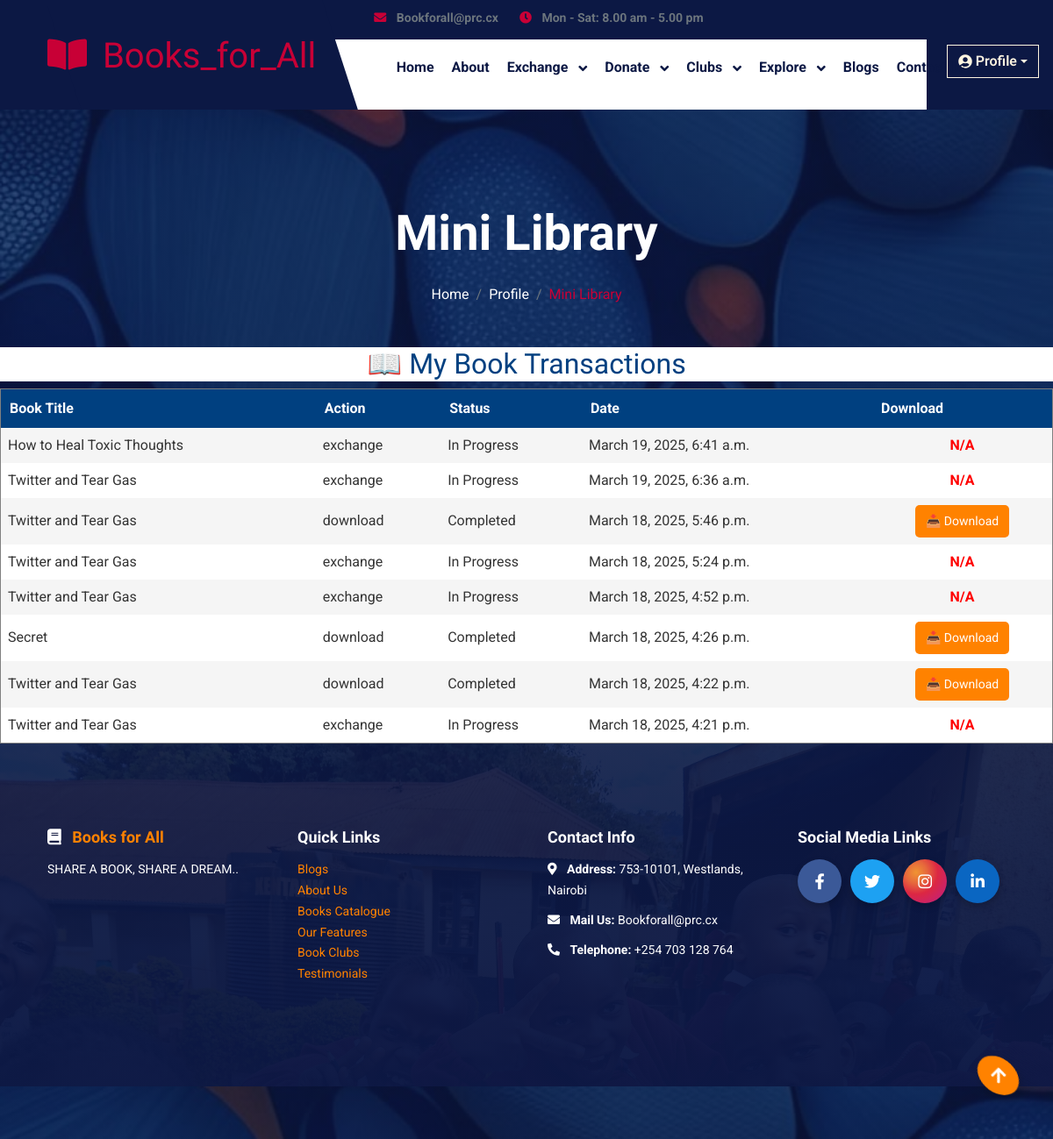
/mini_library/ (signed in), run on an earlier commit of the app's database.
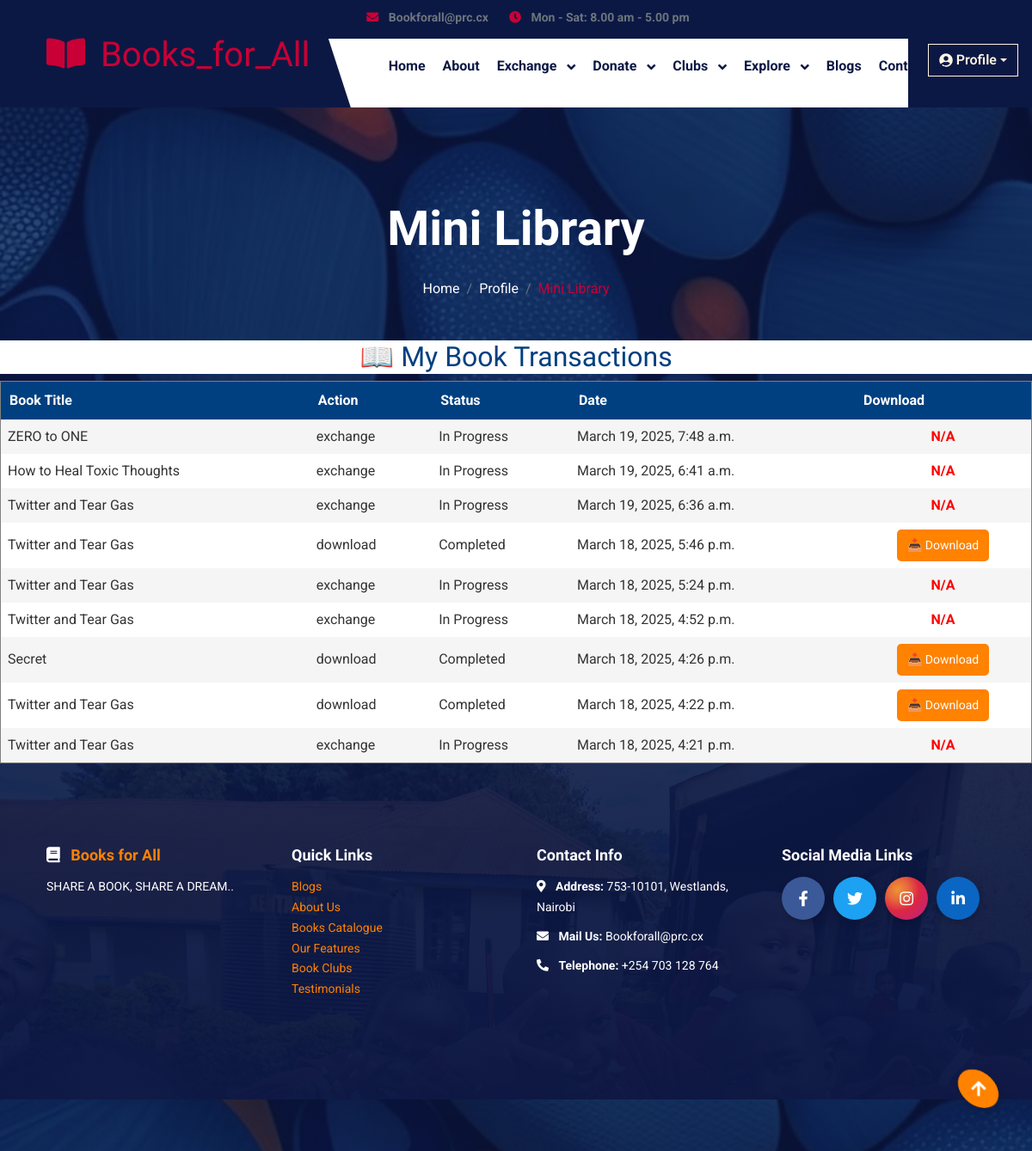
And on a later commit of the database.
### myapp/models.py (models this page shows, shortened)
class ExchangeTransaction(models.Model):
    user = models.ForeignKey(User, on_delete=models.CASCADE)
    book = models.ForeignKey(Book, on_delete=models.CASCADE)
    action = models.CharField(max_length=20, choices=[('download', 'Download'), ('exchange', 'Exchange')])
    payment_status = models.CharField(max_length=10, choices=[('Pending', 'Pending'), ('Paid', 'Paid')])
    status = models.CharField(max_length=20, choices=[('In Progress', 'In Progress'), ('Completed', 'Completed')])
    created_at = models.DateTimeField(auto_now_add=True)

class Book(models.Model):
    GENRES = [
        ('Fiction', 'Fiction'),
        ('Non-Fiction', 'Non-Fiction'),
        ('Mystery', 'Mystery'),
        ('Fantasy', 'Fantasy'),
        ('Science', 'Science'),
    ]
    title = models.CharField(max_length=200)
    author = models.CharField(max_length=200)
    genre = models.CharField(max_length=50, choices=GENRES)
    document = models.FileField(upload_to='books/')
    donor = models.ForeignKey(User, on_delete=models.CASCADE)
    location = models.CharField(max_length=200)
    exchange_available = models.BooleanField(default=True)
    download_available = models.BooleanField(default=True)

### myapp/views.py (the view)
# urls.py: path("mini_library/", views.mini_library, name="mini_library"),
def mini_library(request):
    transactions = ExchangeTransaction.objects.filter(user=request.user).order_by('-created_at')
    return render(request, 'mini_library.html', {'transactions': transactions})

### myapp/templates/mini_library.html (shortened to what this page needs)
{% load static %}
<!DOCTYPE html>
<html lang="en">
<head>
    <link href="https://cdn.jsdelivr.net/npm/bootstrap@5.3.0/dist/css/bootstrap.min.css" rel="stylesheet">
    <link rel="stylesheet" href="https://use.fontawesome.com/releases/v5.15.4/css/all.css"/>
    <link href="https://cdn.jsdelivr.net/npm/bootstrap-icons@1.4.1/font/bootstrap-icons.css" rel="stylesheet">
    <link rel="stylesheet" href="{% static 'lib/animate/animate.min.css' %}"/>
    <link rel="stylesheet" href="{% static 'lib/owlcarousel/assets/owl.carousel.min.css' %}"/>
    <link rel="stylesheet" href="{% static 'css/bootstrap.min.css' %}"/>
    <link rel="stylesheet" href="{% static 'css/style.css' %}"/>
</head>
    <div class="container-fluid header-top">
    <div class="nav-shaps-2"></div>
    <div class="container d-flex align-items-center">
        <div class="d-flex align-items-center h-100">
            <a href="#" class="navbar-brand" style="height: 125px;">
                <h1 class="text-primary mb-0" style="color: #ffffff;">
                    <i class="fas fa-book-open me-2"></i> Books_for_All
                </h1>
            </a>
        </div>
        <div class="w-100 h-100">
            <div class="topbar px-0 py-2 d-none d-lg-block" style="height: 45px;">
                <div class="row gx-0 align-items-center">
                    <div class="col-lg-8 text-center text-lg-center mb-lg-0">
                        <div class="d-flex flex-wrap">
                            <div class="pe-4">
                                <a href="Bookforall@prc.cx" class="text-muted small"
                                    style="color: white; font-weight: bold;">
                                    <i class="fas fa-envelope text-primary me-2" style="color: white"></i>
                                    Bookforall@prc.cx
                                </a>
                            </div>
                            <div class="pe-0">
                                <a href="#" class="text-muted small"
                                    style="color: white; font-weight: bold;">
                                    <i class="fa fa-clock text-primary me-2" style="color: white"></i>
                                    Mon - Sat: 8.00 am - 5.00 pm
                                </a>
                            </div>
                        </div>
                    </div>
                    <div class="col-lg-4 text-center text-lg-end">
                        <div class="d-flex justify-content-end">
                            <div class="d-flex align-items-center pe-3">
                                <div class="position-absolute end-0 me-3" style="padding-top: 100px;">
                                    <div class="dropdown">
                                        <button class="btn btn-outline-light dropdown-toggle d-flex align-items-center"
                                            type="button" id="profileDropdown" data-bs-toggle="dropdown"
                                            aria-expanded="false">
                                            <i class="fas fa-user-circle me-1"></i> Profile
                                        </button>
                                    </div>
                                </div>
                            </div>
                        </div>
                    </div>
                </div>
            </div>
            <div class="nav-bar px-0 py-lg-0" style="height: 80px;">
                <nav class="navbar navbar-expand-lg navbar-light d-flex justify-content-lg-end">
                    <div class="collapse navbar-collapse" id="navbarCollapse">
                        <div class="navbar-nav mx-0 mx-lg-auto">
                            <a href="{% url 'home' %}" class="nav-item nav-link fw-bold text-dark">Home</a>
                            <a href="{% url 'about' %}" class="nav-item nav-link fw-bold text-dark">About</a>
                            <div class="nav-item dropdown">
                                <a href="#" class="nav-link dropdown-toggle fw-bold text-dark" data-bs-toggle="dropdown">
                                    Exchange
                                </a>
                            </div>
                            <div class="nav-item dropdown">
                                <a href="#" class="nav-link dropdown-toggle fw-bold text-dark" data-bs-toggle="dropdown">
                                    Donate
                                </a>
                            </div>
                            <div class="nav-item dropdown">
                                <a href="#" class="nav-link dropdown-toggle fw-bold text-dark" data-bs-toggle="dropdown">
                                    Clubs
                                </a>
                            </div>
                            <div class="nav-item dropdown">
                                <a href="#" class="nav-link dropdown-toggle fw-bold text-dark" data-bs-toggle="dropdown">
                                    Explore
                                </a>
                            </div>
                            <a href="{% url 'blogs' %}" class="nav-item nav-link fw-bold text-dark">Blogs</a>
                            <a href="{% url 'contact' %}" class="nav-item nav-link fw-bold text-dark">Contact Us</a>
                        </div>
                    </div>
                </nav>
            </div>
        </div>
    </div>
</div>
        <div class="container-fluid bg-breadcrumb">
    <div class="container text-center py-5" style="max-width: 900px;">
        <h4 class="text-white display-4 mb-4 wow fadeInDown" data-wow-delay="0.1s">
            {{ page_title|default:"Mini Library" }}
        </h4>
        <ol class="breadcrumb d-flex justify-content-center mb-0 wow fadeInDown" data-wow-delay="0.3s">
            <li class="breadcrumb-item"><a href="{% url 'home' %}">Home</a></li>
            <li class="breadcrumb-item"><a href="#">Profile</a></li>
            <li class="breadcrumb-item active text-primary">Mini Library</li>
        </ol>
    </div>
<h2 style="text-align: center; background-color: #FFFFFF; color: #004080;">📖 My Book Transactions</h2>
<div style="overflow-x: auto;">
    <table border="1" style="width: 100%; border-collapse: collapse; text-align: left;">
        <thead>
            <tr style="background: #004080; color: white;">
                <th style="padding: 10px;">Book Title</th>
                <th style="padding: 10px;">Action</th>
                <th style="padding: 10px;">Status</th>
                <th style="padding: 10px;">Date</th>
                <th style="padding: 10px;">Download</th>
            </tr>
        </thead>
        <tbody>
            {% for transaction in transactions %}
            <tr style="background: {% cycle '#F5F5F5' '#FFFFFF' %}; color: #333333;">
                <td style="padding: 8px;">{{ transaction.book.title }}</td>
                <td style="padding: 8px;">{{ transaction.action }}</td>
                <td style="padding: 8px;">{{ transaction.status }}</td>
                <td style="padding: 8px;">{{ transaction.created_at }}</td>
                <td style="padding: 8px; text-align: center;">
                    {% if transaction.action == 'download' and transaction.payment_status == 'Paid' %}
                        <a href="{{ transaction.book.file.url }}" download style="
                            display: inline-block;
                            background: #FF8200;
                            color: white;
                            padding: 8px 12px;
                            font-size: 14px;
                            border-radius: 5px;
                            text-decoration: none;
                            border: none;
                            cursor: pointer;
                            transition: 0.3s;
                        "
                        onmouseover="this.style.background='#CC6600'"
                        onmouseout="this.style.background='#FF8200'">
                            📥 Download
                        </a>
                    {% else %}
                        <span style="color: red; font-weight: bold;">N/A</span>
                    {% endif %}
                </td>
            </tr>
            {% empty %}
            <tr>
                <td colspan="5" style="padding: 10px; text-align: center; color: #6c757d;">No transactions found.</td>
            </tr>
            {% endfor %}
        </tbody>
    </table>
</div>
<div class="container-fluid footer py-5 wow fadeIn" data-wow-delay="0.2s" style="background-color: #004080; color: #FFFFFF;">
    <div class="container py-5">
        <div class="row g-5">
            <div class="col-md-6 col-lg-6 col-xl-3">
                <div style="margin-bottom: 20px;">
                    <h4 style="color: #FF8200; font-size: 18px; font-weight: bold; margin-bottom: 15px;">
                        <i class="fas fa-book text-white me-2"></i> Books for All
                    </h4>
                    <p style="margin: 0; font-size: 14px; line-height: 1.7;">SHARE A BOOK, SHARE A DREAM..</p>
                </div>
            </div>
            <div class="col-md-6 col-lg-6 col-xl-3">
                <div style="margin-bottom: 20px;">
                    <h4 style="color: #FFFFFF; font-size: 18px; font-weight: bold; margin-bottom: 15px;">Quick Links</h4>
                    <ul style="list-style-type: none; padding: 0; font-size: 14px; line-height: 1.7;">
                        <li><a href="{% url 'blogs' %}" style="color: #FF8200; text-decoration: none;">Blogs</a></li>
                        <li><a href="{% url 'about' %}" style="color: #FF8200; text-decoration: none;">About Us</a></li>
                        <li><a href="{% url 'book_exchange' %}" style="color: #FF8200; text-decoration: none;">Books Catalogue</a></li>
                        <li><a href="{% url 'features' %}" style="color: #FF8200; text-decoration: none;">Our Features</a></li>
                        <li><a href="{% url 'view_book_clubs' %}" style="color: #FF8200; text-decoration: none;">Book Clubs</a></li>
                        <li><a href="{% url 'testimonial' %}" style="color: #FF8200; text-decoration: none;">Testimonials</a></li>
                    </ul>
                </div>
            </div>
            <div class="col-md-6 col-lg-6 col-xl-3">
                <div style="margin-bottom: 20px;">
                    <h4 style="color: #FFFFFF; font-size: 18px; font-weight: bold; margin-bottom: 15px;">Contact Info</h4>
                    <div style="font-size: 14px; line-height: 1.7;">
                        <div style="margin-bottom: 10px;">
                            <i class="fas fa-map-marker-alt text-white me-2"></i>
                            <strong style="color: #FFFFFF;">Address:</strong>
                            <p style="margin: 0; display: inline;">753-10101, Westlands, Nairobi</p>
                        </div>
                        <div style="margin-bottom: 10px;">
                            <i class="fas fa-envelope text-white me-2"></i>
                            <strong style="color: #FFFFFF;">Mail Us:</strong>
                            <p style="margin: 0; display: inline;">Bookforall@prc.cx</p>
                        </div>
                        <div>
                            <i class="fa fa-phone-alt text-white me-2"></i>
                            <strong style="color: #FFFFFF;">Telephone:</strong>
                            <p style="margin: 0; display: inline;">+254 703 128 764</p>
                        </div>
                    </div>
                </div>
            </div>
            <div class="col-md-6 col-lg-6 col-xl-3">
                <div style="margin-bottom: 20px;">
                    <h4 style="color: #FFFFFF; font-size: 18px; font-weight: bold; margin-bottom: 15px;">Social Media Links</h4>
                    <div style="display: flex; gap: 10px; justify-content: start;">
                        <a href="https://facebook.com/bookforall20"
                           style="width: 50px; height: 50px; background-color: #3B5998; color: #FFFFFF; display: flex; align-items: center; justify-content: center; border-radius: 50%; box-shadow: 0 4px 8px rgba(0, 0, 0, 0.2); transition: all 0.3s;">
                            <i class="fab fa-facebook-f" style="font-size: 18px;"></i>
                        </a>
                        <a href="https://x.com/Bookforall20"
                           style="width: 50px; height: 50px; background-color: #1DA1F2; color: #FFFFFF; display: flex; align-items: center; justify-content: center; border-radius: 50%; box-shadow: 0 4px 8px rgba(0, 0, 0, 0.2); transition: all 0.3s;">
                            <i class="fab fa-twitter" style="font-size: 18px;"></i>
                        </a>
                        <a href="https://instagram.com/bookforall20"
                           style="width: 50px; height: 50px; background: radial-gradient(circle at 30% 30%, #F09433, #E6683C, #DC2743, #CC2366, #BC1888); color: #FFFFFF; display: flex; align-items: center; justify-content: center; border-radius: 50%; box-shadow: 0 4px 8px rgba(0, 0, 0, 0.2); transition: all 0.3s;">
                            <i class="fab fa-instagram" style="font-size: 18px;"></i>
                        </a>
                        <a href="https://linkedin.com/bookforall20"
                           style="width: 50px; height: 50px; background-color: #0A66C2; color: #FFFFFF; display: flex; align-items: center; justify-content: center; border-radius: 50%; box-shadow: 0 4px 8px rgba(0, 0, 0, 0.2); transition: all 0.3s;">
                            <i class="fab fa-linkedin-in" style="font-size: 18px;"></i>
                        </a>
                    </div>
                </div>
            </div>
        </div>
    </div>
</div>
<div class="back-to-top" style="position: fixed; bottom: 20px; right: 20px; z-index: 99;">
    <a href="#" class="btn" style="width: 45px; height: 45px; font-size: 20px; background-color: #FF8200; color: #FFFFFF; display: flex; justify-content: center; align-items: center; border-radius: 50%; box-shadow: 0 4px 10px rgba(0, 0, 0, 0.2); transition: all 0.3s;">
        <i class="fa fa-arrow-up"></i>
    </a>
</div>
</body>
</html>

What changed in the data, as far as the page shows it:
added ExchangeTransaction: shows "N/A"
